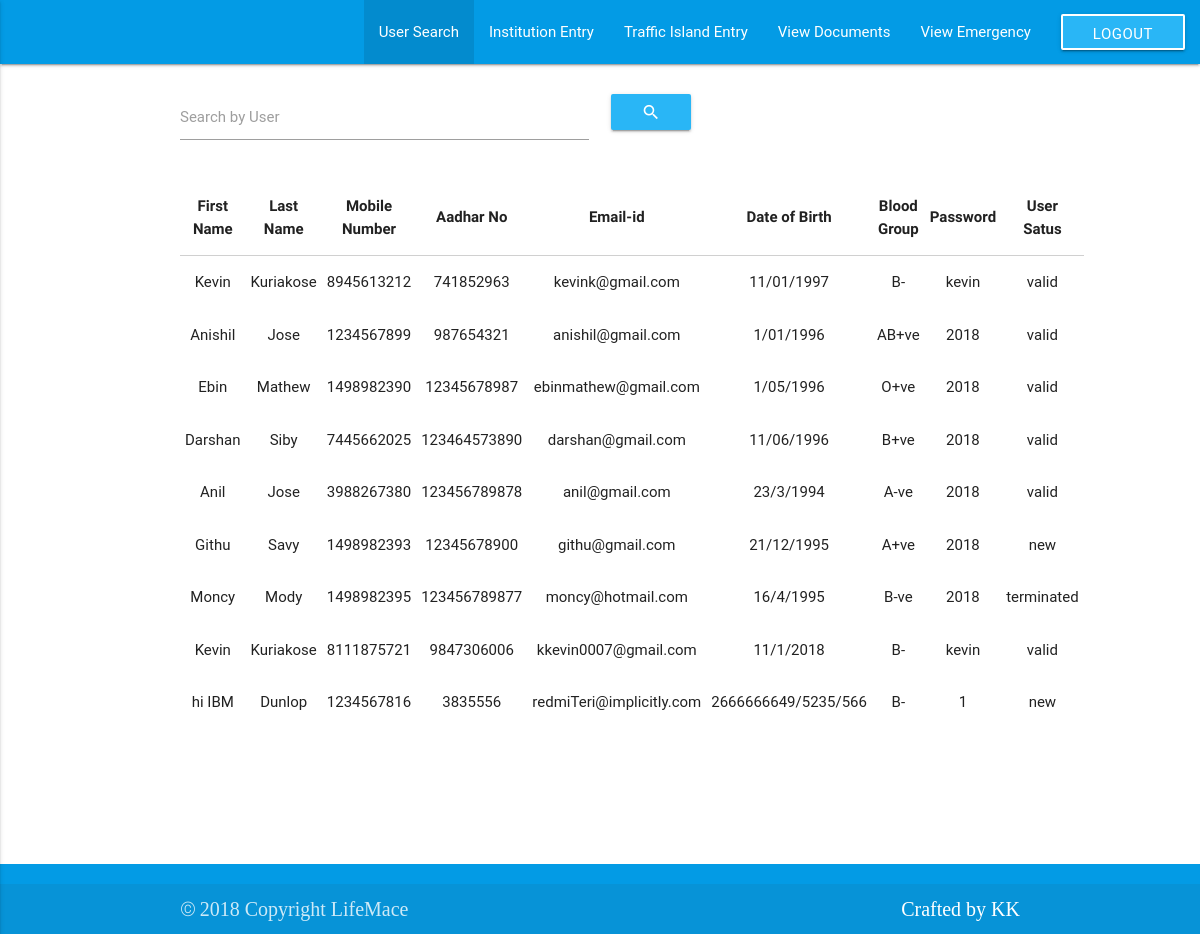
Screenshot of /HomePage.php with the database file from the repository.
### tables this page shows
CREATE TABLE `tbl_user` (
  `user_id` int(11) NOT NULL,
  `firstname` varchar(30) NOT NULL,
  `lastname` varchar(30) NOT NULL,
  `phone_no` varchar(30) NOT NULL,
  `aadhar_no` varchar(30) NOT NULL,
  `email_id` varchar(30) NOT NULL,
  `dob` varchar(30) NOT NULL,
  `blood_grp` varchar(30) NOT NULL,
  `password` varchar(30) NOT NULL,
  `u_status` varchar(30) NOT NULL
);

### HomePage.php (the view, shortened to what this page needs)
<?php
include('connection.php');
?>
<!DOCTYPE html PUBLIC "-//W3C//DTD XHTML 1.0 Transitional//EN" "http://www.w3.org/TR/xhtml1/DTD/xhtml1-transitional.dtd">
<html xmlns="http://www.w3.org/1999/xhtml">
<head>
       <link rel="stylesheet" href="materialize/materialize.min.css">
</head>
<body>
<nav>
      <div class="nav-wrapper light-blue darken-1">
        <ul class="right hide-on-med-and-down">
          <li class="active"><a href="HomePage.php" >User Search</a></li>
          <li><a href="InstitutionEntry.php" >Institution Entry</a></li>
    <li><a href="TrafficIslandEntry.php" >Traffic Island Entry</a></li>
    <li><a href="ViewDocumentDetails.php" >View Documents</a></li>
    <li><a href="ViewEmergency.php" >View Emergency</a></li>
    <li><a href="index.php" class="btn light-blue lighten-1" style="border: 2px solid #fff;">Logout</a></li>
        </ul>
      </div>
    </nav>
<div class="container">
<p>
<form id="form1" name="form1" method="post" action="" >
<div class='row'>
              <div class='input-field col s6'>
                <input type='text' name='searchname' id='searchname' />
                <label for='password'>Search by User</label>
              </div>
              <div class='input-field col s1'>
             <a href=""> <button class="btn waves-effect waves-light light-blue lighten-1" type="submit" name="btn_search">
                    <i class="material-icons">search</i></button></a>
                </div>
            </div>
</form>
</p>
<table class="stripped centered highlight responsive-table">
   <thead>
    <tr>
        <th>First Name </th>
        <th>Last Name</th>
        <th>Mobile Number </th>
        <th>Aadhar No</th>
        <th>Email-id</th>
        <th>Date of Birth</th>
        <th>Blood Group</th>
        <th>Password</th>
        <th>User Satus</th>
    </tr>
</thead><tbody>
    <tr>
        <?php
        if(isset($_POST['btn_search']))
        {   $usn=$_POST['searchname'];
        $qry="select * from tbl_user where firstname like '$usn%' or lastname like '$usn%'";
        $res=mysqli_query($con,$qry);
        if(($no=mysqli_num_rows($res))>0)
        {    while($row=mysqli_fetch_array($res))
        {
        ?>
        <td><?php echo $row['firstname'];?></td>
        <td><?php echo $row['lastname'];?></td>
        <td><?php echo $row['phone_no'];?></td>
        <td><?php echo $row['aadhar_no'];?></td>
        <td><?php echo $row['email_id'];?></td>
        <td><?php echo $row['dob'];?></td>
        <td><?php echo $row['blood_grp'];?></td>
        <td><?php echo $row['password'];?></td>
        <td><?php echo $row['u_status'];?></td>
    </tr>
    <?php
    }
    }
    }
    else{
        $sel="select * from tbl_user";
        $selq=mysqli_query($con,$sel);
        while($row=mysqli_fetch_array($selq)){
            ?>
            <td ><?php echo $row['firstname'];?></td>
            <td ><?php echo $row['lastname'];?></td>
            <td ><?php echo $row['phone_no'];?></td>
            <td ><?php echo $row['aadhar_no'];?></td>
            <td ><?php echo $row['email_id'];?></td>
            <td ><?php echo $row['dob'];?></td>
            <td ><?php echo $row['blood_grp'];?></td>
            <td ><?php echo $row['password'];?></td>
            <td ><?php echo $row['u_status'];?></td>
            </tr>
            <?php
        }
    }
    ?>
    </tbody>
</table>
<br/>
<br/>
<br/>
<br/>
<br/>
<br/>
</div>
<footer class="page-footer light-blue darken-1">
      <div class="footer-copyright ">
            <div class="container">
            <span style="font-size: 20px;">&copy;</span>&nbsp;<span style="font-family:cursive; font-size: 20px;">2018 Copyright LifeMace</span>
            <a class="white-text text-lighten-4 right" href="#!"><span style="font-family:cursive;font-size: 20px;">Crafted by KK</span></a>
            </div>
          </div>
        </footer>
</body>
</html>

### rows the page displays
tbl_user: firstname "Kevin", lastname "Kuriakose", phone_no "8945613212", aadhar_no "741852963", email "kevink@gmail.com", dob "11/01/1997", blood_grp "B-", password "kevin", u_status "valid"
tbl_user: firstname "Anishil", lastname "Jose", phone_no "1234567899", aadhar_no "987654321", email "anishil@gmail.com", dob "1/01/1996", blood_grp "AB+ve", password "2018", u_status "valid"
tbl_user: firstname "Ebin", lastname "Mathew", phone_no "1498982390", aadhar_no "12345678987", email "ebinmathew@gmail.com", dob "1/05/1996", blood_grp "O+ve", password "2018", u_status "valid"
tbl_user: firstname "Darshan", lastname "Siby", phone_no "7445662025", aadhar_no "123464573890", email "darshan@gmail.com", dob "11/06/1996", blood_grp "B+ve", password "2018", u_status "valid"
tbl_user: firstname "Anil", lastname "Jose", phone_no "3988267380", aadhar_no "123456789878", email "anil@gmail.com", dob "23/3/1994", blood_grp "A-ve", password "2018", u_status "valid"
tbl_user: firstname "Githu", lastname "Savy", phone_no "1498982393", aadhar_no "12345678900", email "githu@gmail.com", dob "21/12/1995", blood_grp "A+ve", password "2018", u_status "new"
tbl_user: firstname "Moncy", lastname "Mody", phone_no "1498982395", aadhar_no "123456789877", email "moncy@hotmail.com", dob "16/4/1995", blood_grp "B-ve", password "2018", u_status "terminated"
tbl_user: firstname "Kevin", lastname "Kuriakose", phone_no "8111875721", aadhar_no "9847306006", email "kkevin0007@gmail.com", dob "11/1/2018", blood_grp "B-", password "kevin", u_status "valid"
tbl_user: firstname "hi IBM", lastname "Dunlop", phone_no "1234567816", aadhar_no "3835556", email "redmiTeri@implicitly.com", dob "2666666649/5235/566", blood_grp "B-", password "1", u_status "new"
